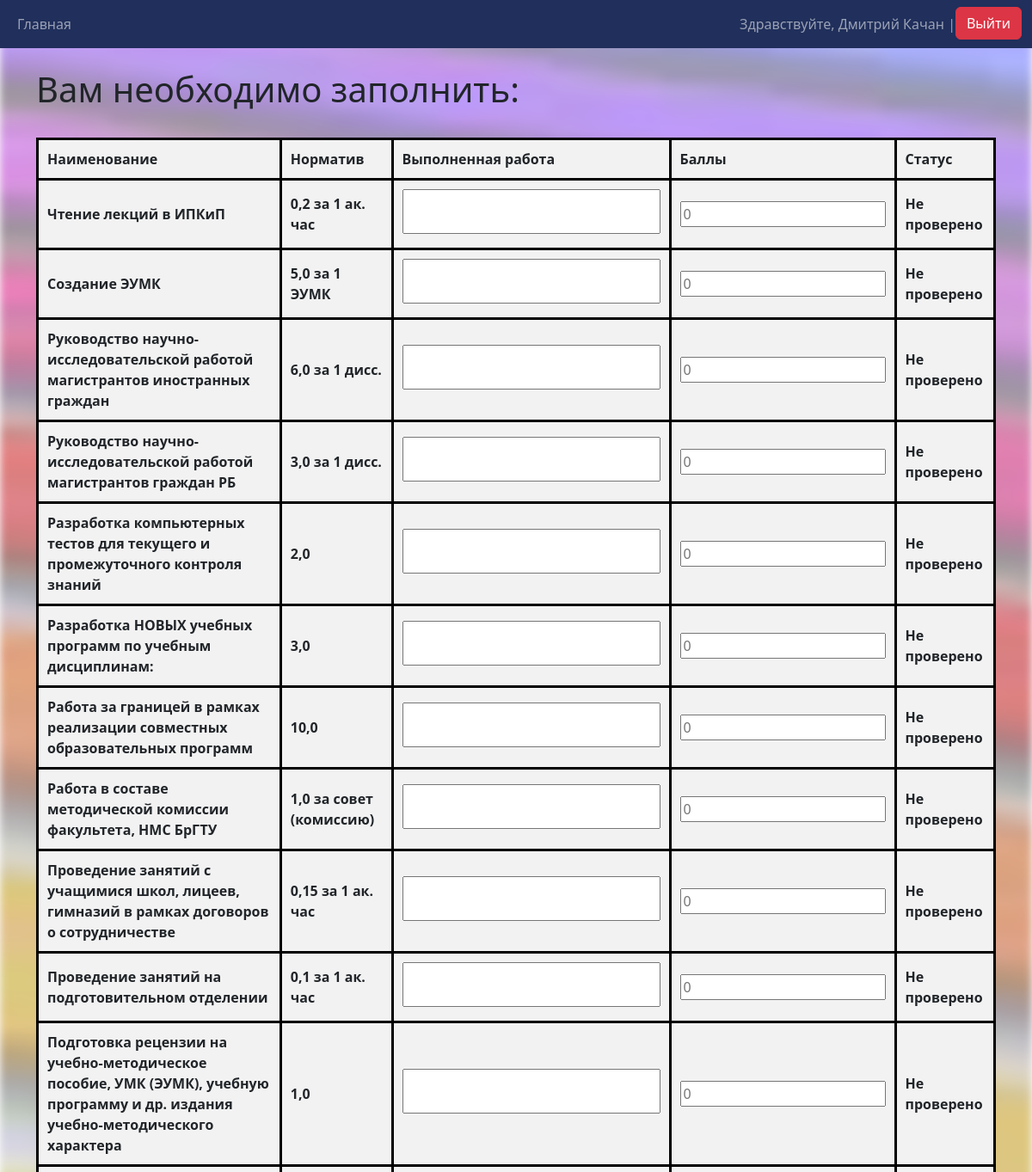
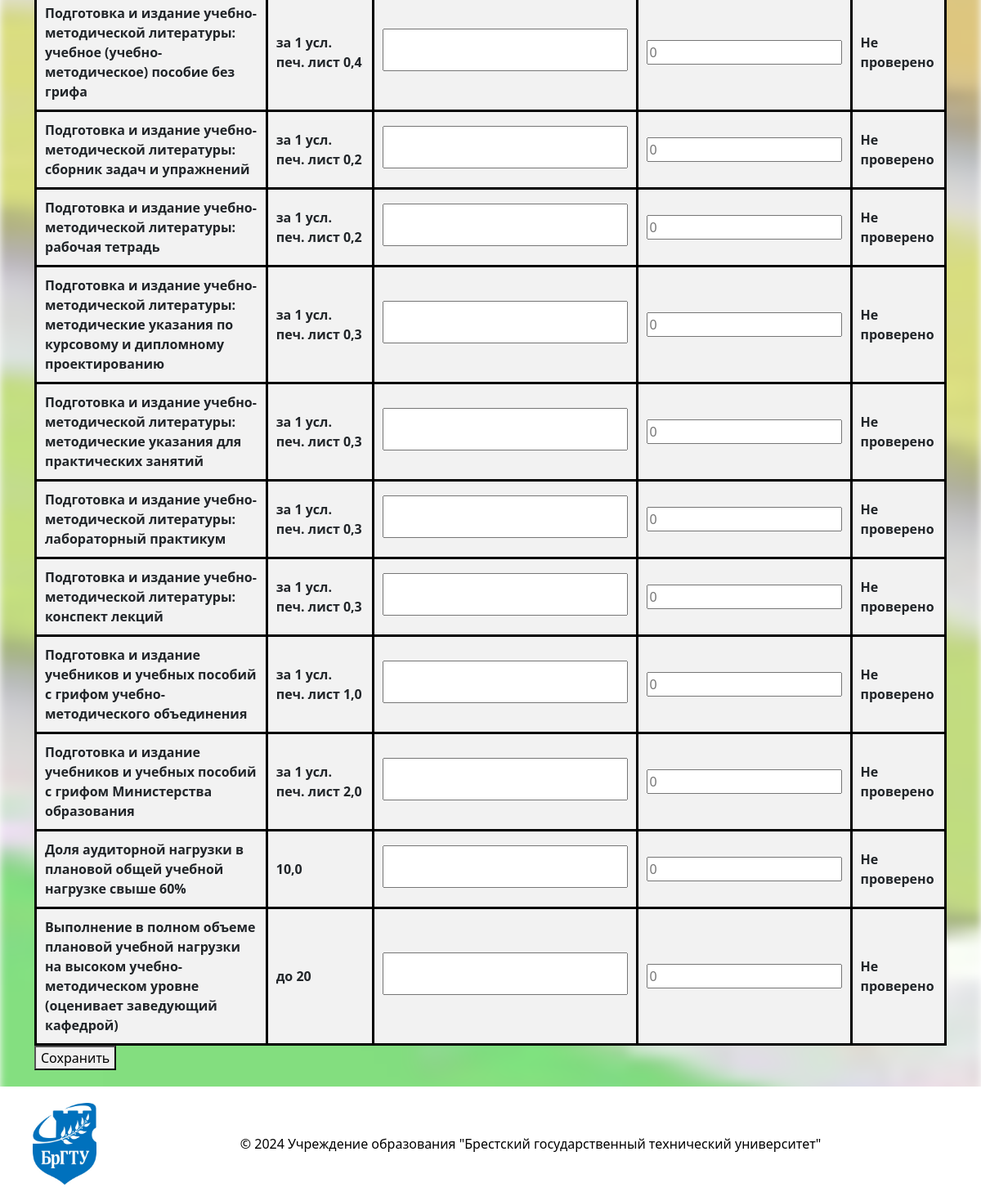
The app's page /?sort_by=name&order=desc (signed in), older data (2 pictures, top to bottom).
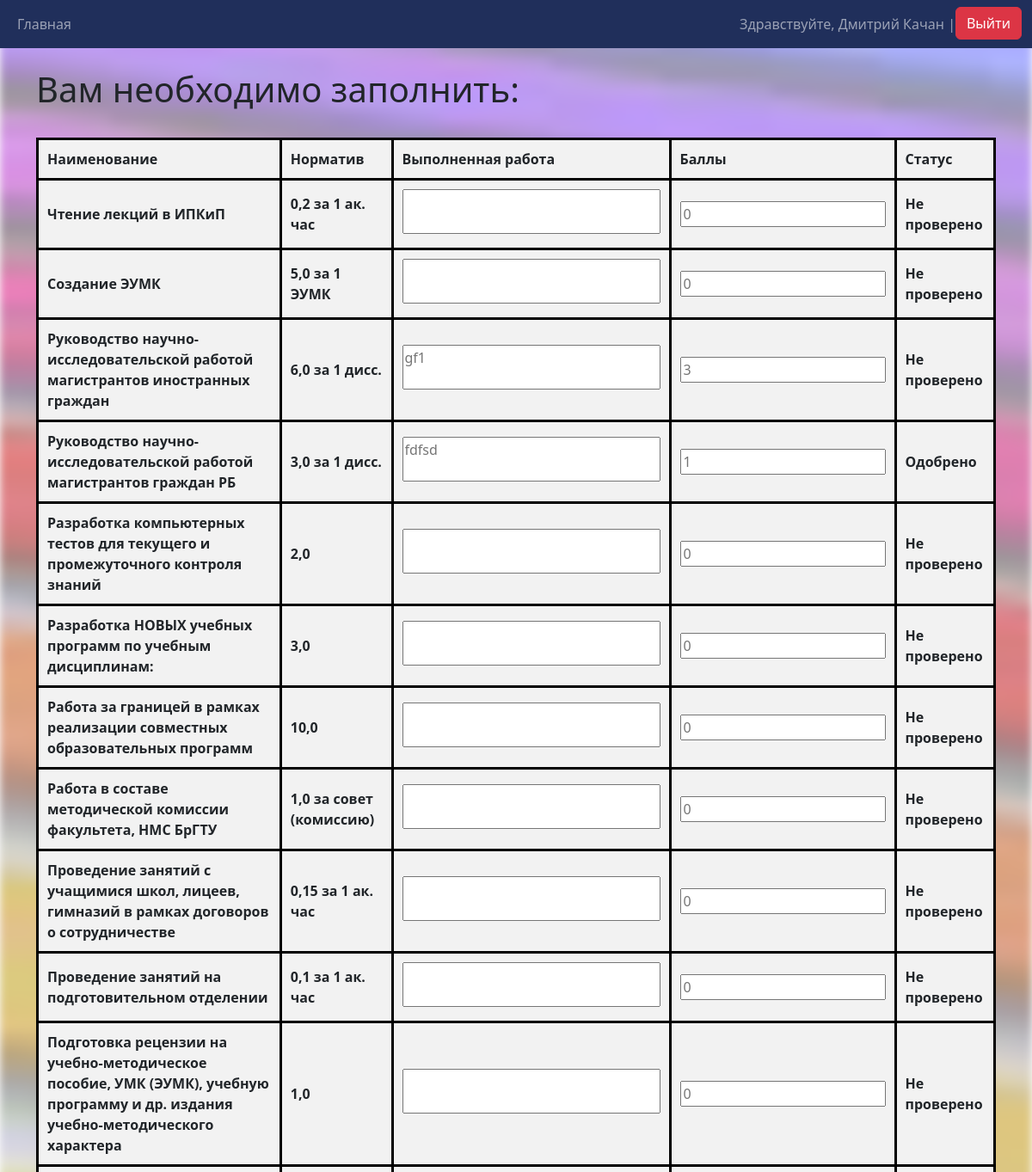
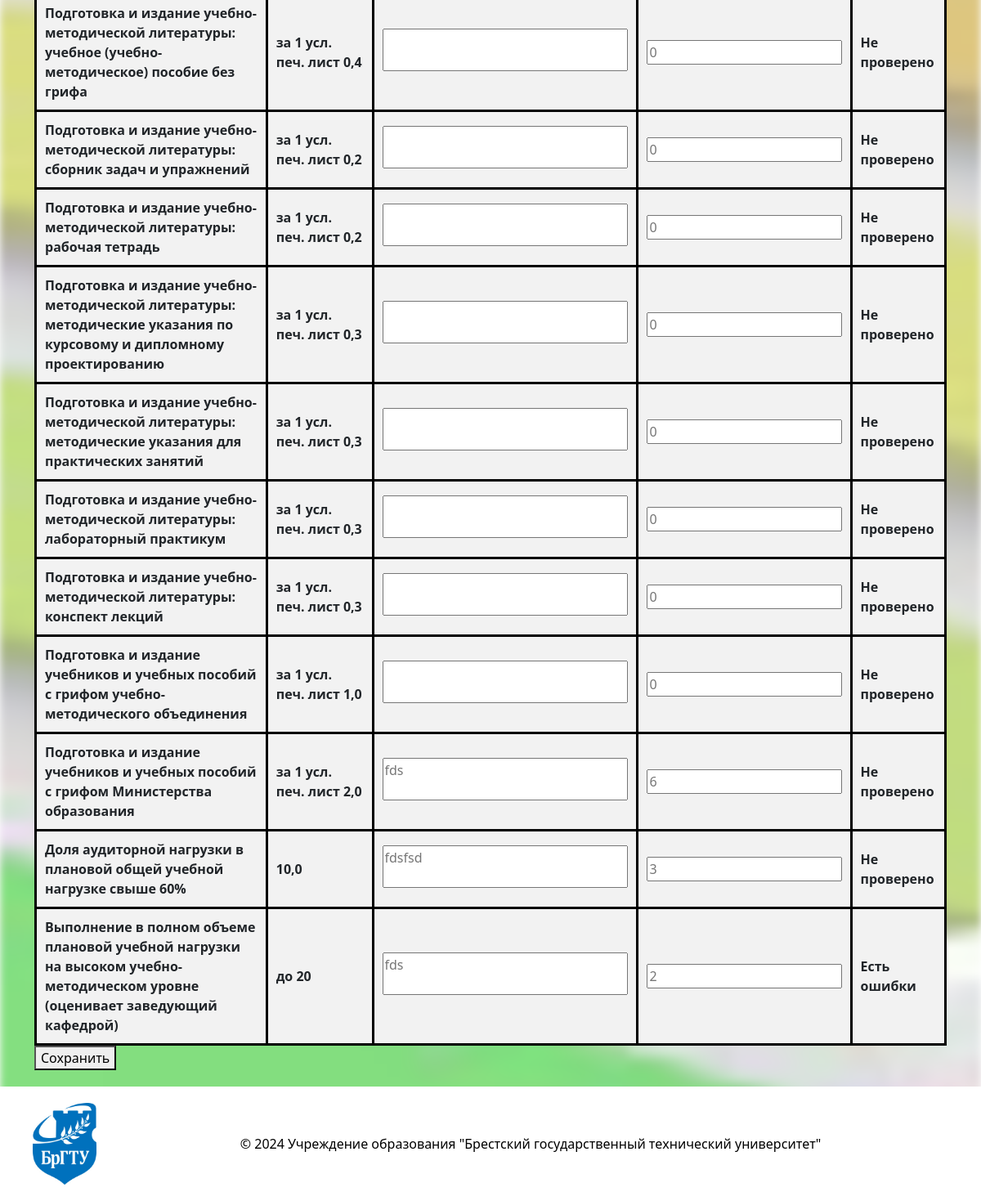
The same page, newer data (2 pictures, top to bottom).
### main_app/models.py (models this page shows, shortened)
class Grading(models.Model):
    STATUS_CHOICES = [
        ('not_checked', 'Не проверено'),
        ('approved', 'Одобрено'),
        ('has_errors', 'Есть ошибки'),
    ]
    user = models.ForeignKey(Profile, verbose_name='Юзер', on_delete=models.CASCADE)
    used_standard = models.ForeignKey(Criteria, verbose_name='Наименование работ', on_delete=models.PROTECT)
    work_done = models.CharField(verbose_name='Выполненная работа', max_length=400, blank=True)
    rating = models.PositiveIntegerField(verbose_name='Баллы', default=0)
    status = models.CharField(
        verbose_name='Статус',
        max_length=20,
        choices=STATUS_CHOICES,
        default='not_checked',
    )
    class Meta:
        constraints = [
            models.UniqueConstraint(fields=['user', 'used_standard'], name='unique_user_data')
        ]
        verbose_name = 'Выполненные работы'
        verbose_name_plural = 'Выполненные работы'

class Criteria(models.Model):
    title = models.CharField(verbose_name='Наименование работ', max_length=200, blank=False)
    standard_in_points = models.CharField(verbose_name='Норматив в баллах', max_length=30, blank=False)
    table_title = models.ForeignKey(Table, verbose_name='Таблица', on_delete=models.PROTECT, null=True, blank=True)
    class Meta:
        verbose_name = 'Работы и нормативы'
        verbose_name_plural = 'Работы и нормативы'
    def __str__(self):
        return self.title

class Profile(models.Model):
    user = models.OneToOneField(User, verbose_name='Юзер', on_delete=models.CASCADE)
    teaching_cathedras = models.ManyToManyField(Cathedras, verbose_name='Кафедры', blank=True)
    ratings = models.PositiveIntegerField(verbose_name='Рейтинг', default=0)
    class Meta:
        verbose_name = 'Работники'
        verbose_name_plural = 'Работники'

### main_app/views.py (the view)
# urls.py: path('', views.home_page, name='home'),
def home_page(request):
    if request.user.is_authenticated:
        user_object = request.user
        sort_by = request.GET.get('sort_by', 'used_standard__title')  # 'used_standard__title' will be default sort
        order = request.GET.get('order', 'asc')
        sort_field = {
            'name': 'used_standard__title',
            'normative': 'used_standard__standard_in_points',
            'work_done': 'work_done',
            'points': 'rating',
            'responsible': 'user__user__username',
            'faculty': 'user__teaching_cathedras__owning_faculty__faculty',
            'status': 'status'
        }.get(sort_by, 'used_standard__title') # If the field is not found, the default sorting is by job title
        if order == 'desc':
            sort_field = '-' + sort_field
        if models.Inspectors.objects.filter(user=user_object).exists():
            info = info_table.InfoTable(user_object)
            info.user_role = 'Inspector'
            info.set_controlled_faculties()
            info.find_controlled_users()
            info.sort_all_controlled_gradings(sort_field)
        elif models.Profile.objects.filter(user=user_object).exists():
            info = info_table.InfoTable(user_object)
            info.user_role = 'Teacher'
            info.sort_all_self_gradins(sort_field)
        else:
            info = info_table.InfoTable(user_object)
            info.user_role = 'None'
        context = {
            'info': info,
            'status_choices': models.Grading.STATUS_CHOICES,
            'current_order': 'asc' if order == 'desc' else 'desc'  # Change the order for the next click
        }
        return render(request, 'main/home.html', context)
    else:
        return redirect('login')

### main_app/info_table.py (called while the page is built)
    def sort_all_self_gradins(self,  sort_field: str) -> None:
        profile = models.Profile.objects.get(user=self.user)
        self.sorted_gradings = (models.Grading.objects.filter(user=profile).
                                                    order_by(sort_field).distinct())

### templates/main/home.html (shortened to what this page needs)
{% extends 'main/base.html' %}
{% block content %}
<div class="users_info">
    {% if info.user_role == 'Teacher' and info.sorted_gradings|length > 0 %}
    <br>
    <h1>Вам необходимо заполнить:</h1>
    <br>
    {% include 'main/output.html' %}
    {% elif info.user_role == 'Inspector' %}
    <br>
    <h1>Вам необходимо проверить:</h1>
    <br>
    {% include 'main/output.html' %}
    {% elif info.user_role == 'Teacher' and info.sorted_gradings|length == 0 %}
    <br>
    <h1>На данный момент записей для Вас нет.</h1>
    <br>
    {% else %}
    <br>
    <h1>Ошибка. У вас не настроена роль. Обратитесь к администратору.</h1>
    <br>
    {% endif %}
</div>
{% endblock %}

### templates/main/base.html (shortened to what this page needs)
<!DOCTYPE html>
<html lang="en">
<head>
    <link href="https://cdn.jsdelivr.net/npm/bootstrap@5.3.3/dist/css/bootstrap.min.css"
           rel="stylesheet"
>
    {% load crispy_forms_tags %}
</head>
<body>
    <nav class="navbar navbar-expand-lg navbar-dark">
        <div class="container-fluid">
            <div>
                <ul class="navbar-nav">
                    <li class="nav-item">
                        <a class="nav-link" href="/home">Главная</a>
                    </li>
                </ul>
            </div>
            <div>
                <ul class="navbar-nav">
                    {% if user.is_authenticated %}
                    <span class="navbar-text">Здравствуйте, {{ user.first_name }}
                        {{ user.last_name }} | </span>
                    <form action="{% url 'logout' %}" method="post">
                        <button type="submit" class="btn btn-danger">Выйти</button>
                    </form>
                    {% else %}
                    <li class="nav-item">
                        <a class="nav-link" href="/login">Войти</a>
                    </li>
                    {% endif %}
                </ul>
            </div>
        </div>
    </nav>
    <div class="container content">
        {% block content %}
        {% endblock %}
    </div>
    <footer>
        <img src="/static/img/logo_BrGTU.jpg" alt="Логотип в подвале">
        <p>© 2024 Учреждение образования "Брестский государственный технический университет"</p>
    </footer>
</body>
</html>

### templates/main/output.html (shortened to what this page needs)
<form method="POST" action="{% url 'save-form' %}">
    {% if info.user_role == 'Teacher' %}
        <table border="3">
            <tr>
                <th>Наименование</th>
                <th>Норматив</th>
                <th>Выполненная работа</th>
                <th>Баллы</th>
                <th>Статус</th>
            </tr>
            {% for table in info.sorted_gradings %}
            <tr>
                <th>{{ table.used_standard }}</th>
                <th>{{ table.used_standard.standard_in_points }}</th>
                <th><textarea
                        name="work_done-!SePaRaToR!-{{ table.user.user.username }}-!SePaRaToR!-{{ table.used_standard }}"
                        placeholder="{{ table.work_done }}"></textarea></th>
                <th><input type="number"
                           name="points-!SePaRaToR!-{{ table.user.user.username }}-!SePaRaToR!-{{ table.used_standard }}"
                           placeholder="{{ table.rating }}"></th>
                <th>{{ table.get_status_display }}</th>
            </tr>
            {% endfor %}
        </table>
        <button type="submit">Сохранить</button>
    {% endif %}
</form>

### templates/main/base.html (style rules this page uses)
.navbar { background-color: #202f5b !important; }
.content { min-height: calc(100vh - 150px); padding-bottom: 20px; }
footer { width: 100%; background-color: white; color: black; padding: 20px; margin-top: auto; display: flex; justify-content: space-between; align-items: center; }
footer img { max-height: 100px; margin-left: 20px; }
footer p { text-align: center; flex-grow: 1; margin: 0; }

### templates/main/output.html (style rules this page uses)
textarea { min-height: 40px; min-width: 300px; width: 100%; resize: none; overflow: hidden; }
table { border-collapse: collapse; width: 100%; }
th, td { padding: 10px; text-align: left; border: 3px solid black; }
th { background-color: #f2f2f2; }

Row changes from the older to the newer data that the page shows:
changed Grading "Руководство научно-исследовательской работой магистрантов иностранных граждан": user.user.username (not shown) → "gf1"; rating "0" → "3"
changed Grading "Руководство научно-исследовательской работой магистрантов граждан РБ": user.user.username (not shown) → "fdfsd"; rating "0" → "1"; status "Не проверено" → "Одобрено"
changed Grading "за 1 усл. печ. лист 2,0": user.user.username (not shown) → "fds"; rating "0" → "6"
changed Grading "Доля аудиторной нагрузки в плановой общей учебной нагрузке свыше 60%": user.user.username (not shown) → "fdsfsd"; rating "0" → "3"
changed Grading "до 20": user.user.username (not shown) → "fds"; rating "0" → "2"; status "Не проверено" → "Есть ошибки"
